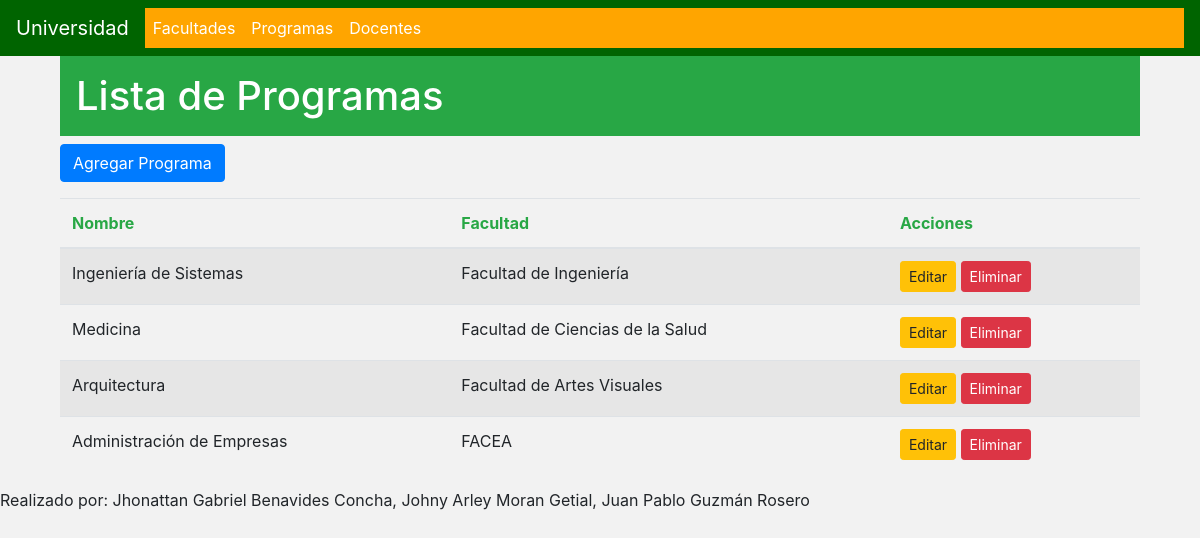
The page /programas/ on the database as committed earlier.
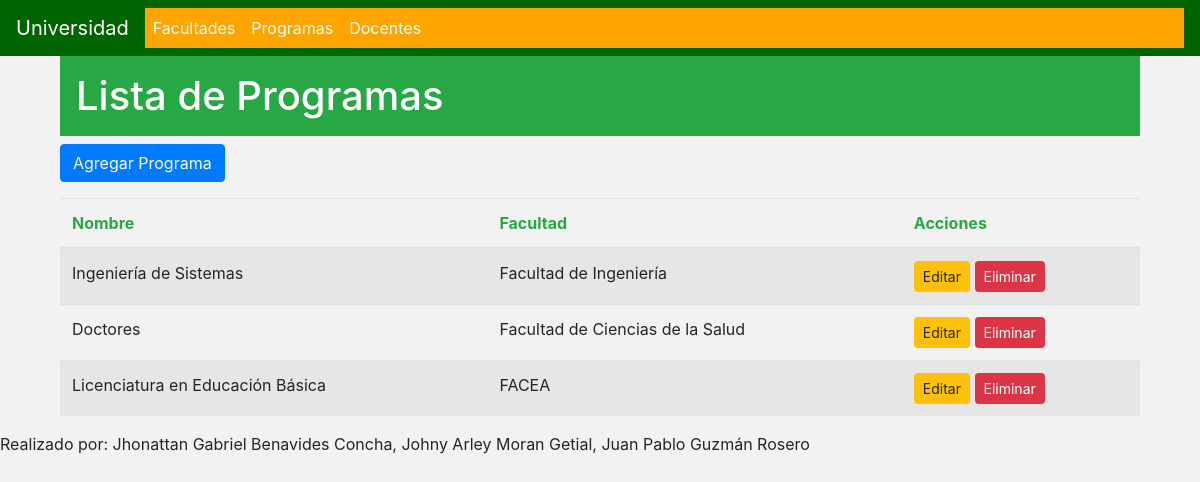
The same page on the database as committed later.
### universidad_app/models.py (models this page shows)
class Programa(models.Model):
    nombre = models.CharField(max_length=100)
    facultad = models.ForeignKey(Facultad, on_delete=models.CASCADE)

class Facultad(models.Model):
    nombre = models.CharField(max_length=100)

### universidad_app/views.py (the view)
# urls.py: path('programas/', views.programas_list, name='programas_list'),
def programas_list(request):
    programas = Programa.objects.all()
    return render(request, 'universidad_app/programas_list.html', {'programas': programas})

### universidad_app/templates/universidad_app/programas_list.html (shortened to what this page needs)
{% extends 'universidad_app/base.html' %}
{% block content %}
    <div class="container">
        <h1 class="bg-success text-white p-3">Lista de Programas</h1>
        <a href="{% url 'agregar_programa' %}" class="btn btn-primary mb-3">Agregar Programa</a>
        <table class="table table-striped">
            <thead>
                <tr>
                    <th class="text-success">Nombre</th>
                    <th class="text-success">Facultad</th>
                    <th class="text-success">Acciones</th>
                </tr>
            </thead>
            <tbody>
                {% for programa in programas %}
                    <tr>
                        <td>{{ programa.nombre }}</td>
                        <td>{{ programa.facultad.nombre }}</td>
                        <td>
                            <a href="{% url 'editar_programa' programa.id %}" class="btn btn-warning btn-sm">Editar</a>
                            <a href="#" class="btn btn-danger btn-sm" data-toggle="modal" data-target="#eliminarProgramaModal{{ programa.id }}">Eliminar</a>
                        </td>
                    </tr>
                {% endfor %}
            </tbody>
        </table>
    </div>
{% endblock %}

### universidad_app/templates/universidad_app/base.html (shortened to what this page needs)
<!DOCTYPE html>
<html lang="en">
<head>
    <link rel="stylesheet" href="https://maxcdn.bootstrapcdn.com/bootstrap/4.0.0/css/bootstrap.min.css">
</head>
<body>
    <nav class="navbar navbar-expand-lg navbar-dark navbar-dark-bg">
        <a class="navbar-brand" href="#">Universidad</a>
        <div class="collapse navbar-collapse navbar-orange-bg" id="navbarNav">
            <ul class="navbar-nav">
                <li class="nav-item">
                    <a class="nav-link text-white" href="{% url 'facultades_list' %}">Facultades</a>
                </li>
                <li class="nav-item">
                    <a class="nav-link text-white" href="{% url 'programas_list' %}">Programas</a>
                </li>
                <li class="nav-item">
                    <a class="nav-link text-white" href="{% url 'docentes_list' %}">Docentes</a>
                </li>
            </ul>
        </div>
    </nav>
    <div class="container">
        {% block content %}{% endblock %}
    </div>
    <p>
        Realizado por: Jhonattan Gabriel Benavides Concha, Johny Arley Moran Getial, Juan Pablo Guzmán Rosero
    </p>
</body>
</html>

### universidad_app/templates/universidad_app/base.html (style rules this page uses)
body { background-color: #f2f2f2; }
.navbar-dark-bg { background-color: #006400; color: #ffffff; }
.navbar-orange-bg { background-color: #FFA500; }
.text-white { color: #ffffff; }

Rows that differ between the two databases and show on the page:
removed Programa: nombre "Arquitectura", facultad.nombre "Facultad de Artes Visuales"
removed Programa: nombre "Administración de Empresas", facultad.nombre "FACEA"
changed Programa "Facultad de Ciencias de la Salud": nombre "Medicina" → "Doctores"
added Programa: nombre "Licenciatura en Educación Básica", facultad.nombre "FACEA"
